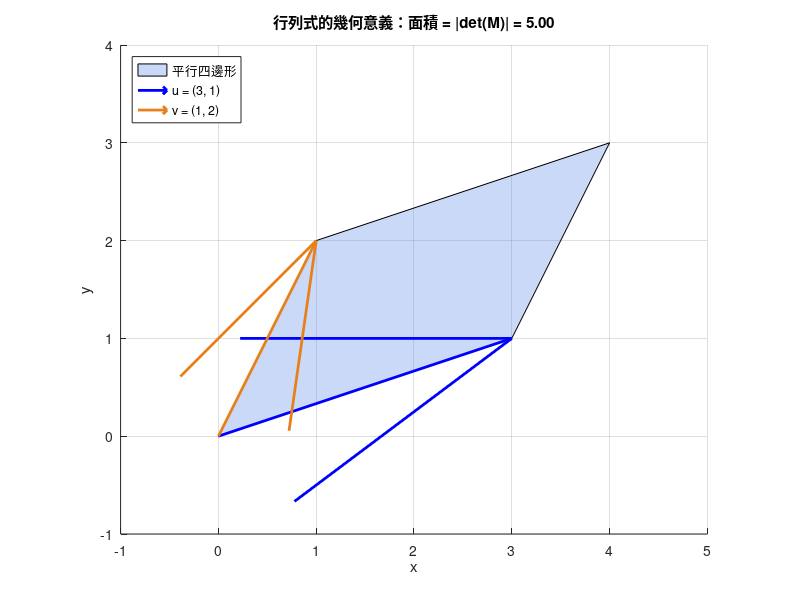
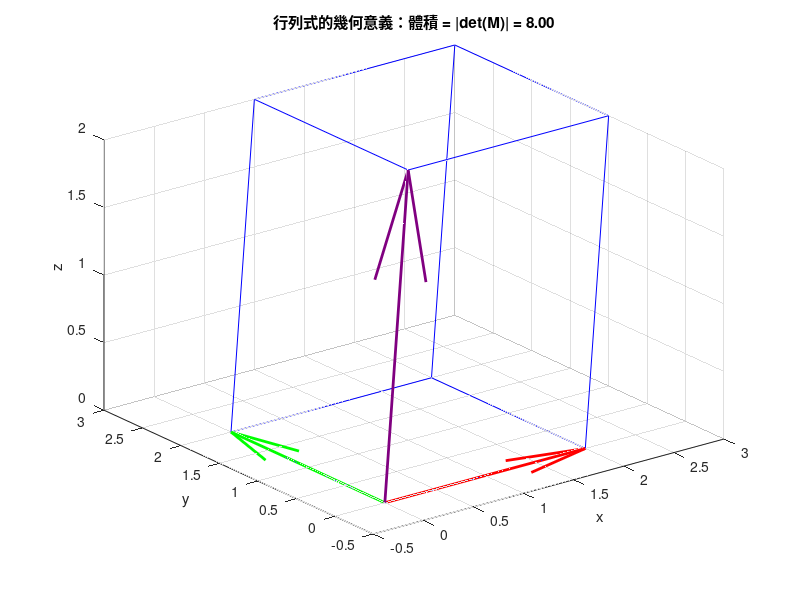

Reproduce these figures in MATLAB, in order.
% 注意：本檔案已使用 GNU Octave 10.2 實際執行驗證通過（輸出數值與同章 Python 版本一致）。
% 由於作者端目前沒有正版 MATLAB 授權，尚未在正式 MATLAB 環境中執行過；
% 語法均為標準 MATLAB 語法，理論上可直接執行，但仍建議你在 MATLAB 中重新執行一次以完全確認。
%
% 第 5 章：行列式（MATLAB 實作）
%
% 本腳本示範：
%   1. 2x2 行列式公式（ad - bc）
%   2. 3x3 行列式：手刻餘因子展開（cofactor expansion）並與內建 det() 比對驗證
%   3. 行列式的性質：列交換變號、某列乘常數、列的倍加不影響行列式、轉置行列式不變
%   4. det(A*B) = det(A) * det(B)
%   5. 行列式與可逆性的關係（det(A) = 0 <=> A 不可逆）
%   6. 行列式的幾何意義：2D 面積、3D 體積（含圖示）
%
% 執行方式：
%   run('ch05_determinants.m')
%
% 註：本檔案採用「function 檔案 + local function」寫法（函式名稱與檔名相同），
% 而非 MATLAB R2016b+ 才支援的「script 檔案內含 local function」寫法，
% 目的是同時相容於 MATLAB 與 GNU Octave。

function ch05_determinants()

clear; clc; close all;

% 圖片輸出資料夾（本章資料夾，與此 .m 檔案同層）
out_dir = fileparts(mfilename('fullpath'));

%% ------------------------------------------------------------------
%% 1. 2x2 行列式：ad - bc
%% ------------------------------------------------------------------
fprintf('%s\n', repmat('=', 1, 60));
fprintf('1. 2x2 行列式：ad - bc\n');
fprintf('%s\n', repmat('=', 1, 60));

A2 = [2 3; 1 4];
disp('矩陣 A2 =');
disp(A2);

a = A2(1,1); b = A2(1,2);
c = A2(2,1); d = A2(2,2);
det_manual_2x2 = a*d - b*c;
det_builtin_2x2 = det(A2);

fprintf('手算：det(A2) = a*d - b*c = %g*%g - %g*%g = %g\n', a, d, b, c, det_manual_2x2);
fprintf('MATLAB det(A2) = %g\n', det_builtin_2x2);
fprintf('兩者是否一致 (abs 差 < 1e-9): %d\n', abs(det_manual_2x2 - det_builtin_2x2) < 1e-9);

%% ------------------------------------------------------------------
%% 2. 3x3 行列式：手刻餘因子展開（cofactor expansion）
%% ------------------------------------------------------------------
fprintf('\n%s\n', repmat('=', 1, 60));
fprintf('2. 3x3 行列式：手刻餘因子展開（沿第一列展開）\n');
fprintf('%s\n', repmat('=', 1, 60));

A3 = [1 2 3; 0 4 5; 1 0 6];
disp('矩陣 A3 =');
disp(A3);

fprintf('\n沿第 1 列展開：\n');
det_manual_3x3 = cofactor_expansion_3x3(A3, 1);
fprintf('手算 det(A3) = %g\n', det_manual_3x3);

det_builtin_3x3 = det(A3);
fprintf('MATLAB det(A3) = %g\n', det_builtin_3x3);
fprintf('兩者是否一致 (abs 差 < 1e-9): %d\n', abs(det_manual_3x3 - det_builtin_3x3) < 1e-9);

% 驗證：沿第 2 行（column）展開也應得到相同結果
fprintf('\n驗證：沿第 2 行（column j=2）展開（對轉置矩陣沿第 2 列展開，等價於原矩陣沿第 2 行展開）：\n');
det_manual_3x3_col = cofactor_expansion_3x3(A3.', 2);
fprintf('沿第 2 行展開結果 = %g\n', det_manual_3x3_col);
fprintf('與 MATLAB det(A3) 是否一致 (abs 差 < 1e-9): %d\n', abs(det_manual_3x3_col - det_builtin_3x3) < 1e-9);

% 用遞迴版本交叉驗證 4x4 隨機整數矩陣
fprintf('\n以遞迴版餘因子展開交叉驗證 4x4 矩陣：\n');
rng(42);  % 固定亂數種子，方便重現
A4 = randi([-3, 3], 4, 4);
disp('矩陣 A4 =');
disp(A4);
det_manual_4x4 = cofactor_expansion_general(A4);
det_builtin_4x4 = det(A4);
fprintf('遞迴餘因子展開結果 = %g\n', det_manual_4x4);
fprintf('MATLAB det(A4) = %g\n', det_builtin_4x4);
fprintf('兩者是否一致 (abs 差 < 1e-6): %d\n', abs(det_manual_4x4 - det_builtin_4x4) < 1e-6);

%% ------------------------------------------------------------------
%% 3. 行列式的性質：列運算的影響
%% ------------------------------------------------------------------
fprintf('\n%s\n', repmat('=', 1, 60));
fprintf('3. 行列式的性質：列運算對行列式的影響\n');
fprintf('%s\n', repmat('=', 1, 60));

B = [2 1 0; 1 3 1; 0 1 2];
disp('矩陣 B =');
disp(B);
det_B = det(B);
fprintf('det(B) = %g\n', det_B);

% 性質 1：交換兩列，行列式變號
fprintf('\n性質 1：交換兩列 -> 行列式變號\n');
B_swap = B([2 1 3], :);  % 交換第 1、2 列
disp('交換第 1、2 列後的矩陣 =');
disp(B_swap);
det_B_swap = det(B_swap);
fprintf('det(B_swap) = %g\n', det_B_swap);
fprintf('det(B_swap) 是否等於 -det(B) (abs 差 < 1e-9): %d\n', abs(det_B_swap - (-det_B)) < 1e-9);

% 性質 2：某一列乘上常數 k，行列式也乘上 k
fprintf('\n性質 2：某一列乘上常數 k -> 行列式乘上 k\n');
k = 3;
B_scaled = B;
B_scaled(1, :) = B_scaled(1, :) * k;  % 只將第 1 列乘上 k
fprintf('將第 1 列乘上 k=%g 後的矩陣 =\n', k);
disp(B_scaled);
det_B_scaled = det(B_scaled);
fprintf('det(B_scaled) = %g\n', det_B_scaled);
fprintf('det(B_scaled) 是否等於 %g*det(B) (abs 差 < 1e-9): %d\n', k, abs(det_B_scaled - k*det_B) < 1e-9);

% 性質 3：某列加上另一列的倍數（列的倍加），行列式不變
fprintf('\n性質 3：列的倍加（row replacement）-> 行列式不變\n');
c2 = 5;
B_replace = B;
B_replace(2, :) = B_replace(2, :) + c2 * B_replace(1, :);  % 第 2 列 += c2 * 第 1 列
fprintf('將第 2 列加上 %g 倍第 1 列後的矩陣 =\n', c2);
disp(B_replace);
det_B_replace = det(B_replace);
fprintf('det(B_replace) = %g\n', det_B_replace);
fprintf('det(B_replace) 是否等於 det(B) (abs 差 < 1e-9): %d\n', abs(det_B_replace - det_B) < 1e-9);

% 性質 4：轉置矩陣的行列式不變
fprintf('\n性質 4：det(A^T) = det(A)\n');
det_B_T = det(B.');
fprintf('det(B^T) = %g\n', det_B_T);
fprintf('det(B^T) 是否等於 det(B) (abs 差 < 1e-9): %d\n', abs(det_B_T - det_B) < 1e-9);

% 性質 5：det(AB) = det(A) * det(B)
fprintf('\n性質 5：det(A*B) = det(A) * det(B)\n');
C = [1 0 2; 2 1 0; 0 1 1];
disp('矩陣 C =');
disp(C);
det_C = det(C);
fprintf('det(C) = %g\n', det_C);

BC = B * C;
det_BC = det(BC);
fprintf('det(B*C) = %g\n', det_BC);
fprintf('det(B) * det(C) = %g\n', det_B * det_C);
fprintf('det(BC) 是否等於 det(B)*det(C) (abs 差 < 1e-9): %d\n', abs(det_BC - det_B*det_C) < 1e-9);

%% ------------------------------------------------------------------
%% 4. 行列式與矩陣可逆性
%% ------------------------------------------------------------------
fprintf('\n%s\n', repmat('=', 1, 60));
fprintf('4. 行列式與矩陣可逆性：det(A)=0 <=> A 不可逆 <=> 各列線性相依\n');
fprintf('%s\n', repmat('=', 1, 60));

% 可逆矩陣範例
A_invertible = [2 1; 1 1];
det_invertible = det(A_invertible);
disp('矩陣 A_invertible =');
disp(A_invertible);
fprintf('det(A_invertible) = %g\n', det_invertible);
fprintf('是否可逆 (det ~= 0): %d\n', abs(det_invertible) > 1e-9);

% 不可逆矩陣範例：第二列是第一列的倍數（線性相依）
A_singular = [2 1; 4 2];  % 第 2 列 = 2 * 第 1 列
det_singular = det(A_singular);
fprintf('\n矩陣 A_singular（第 2 列 = 2 * 第 1 列，線性相依）=\n');
disp(A_singular);
fprintf('det(A_singular) = %g\n', det_singular);
fprintf('是否可逆 (det ~= 0): %d\n', abs(det_singular) > 1e-9);

% 嘗試對奇異矩陣求逆，MATLAB 會發出警告並回傳 Inf/NaN 元素（不會拋出例外）
fprintf('嘗試 inv(A_singular)（預期 MATLAB 會發出 "Matrix is singular" 警告）：\n');
inv_singular = inv(A_singular); %#ok<MINV>
disp(inv_singular);

%% ------------------------------------------------------------------
%% 5. 行列式的幾何意義：2D 面積
%% ------------------------------------------------------------------
fprintf('\n%s\n', repmat('=', 1, 60));
fprintf('5. 行列式的幾何意義：2D 平行四邊形面積\n');
fprintf('%s\n', repmat('=', 1, 60));

u = [3, 1];
v = [1, 2];
M_area = [u; v];  % 以 u, v 為列向量組成的矩陣

area_val = abs(det(M_area));
fprintf('向量 u = [%g, %g]\n', u(1), u(2));
fprintf('向量 v = [%g, %g]\n', v(1), v(2));
disp('以 u, v 為列的矩陣 M =');
disp(M_area);
fprintf('平行四邊形面積 = |det(M)| = %g\n', area_val);

fig1 = figure('Position', [100, 100, 600, 500]);
hold on;
origin = [0, 0];
parallelogram_x = [origin(1), u(1), u(1)+v(1), v(1), origin(1)];
parallelogram_y = [origin(2), u(2), u(2)+v(2), v(2), origin(2)];
fill(parallelogram_x, parallelogram_y, [0.3 0.5 0.9], 'FaceAlpha', 0.3);
quiver(origin(1), origin(2), u(1), u(2), 0, 'Color', 'b', 'LineWidth', 2, 'MaxHeadSize', 0.5);
quiver(origin(1), origin(2), v(1), v(2), 0, 'Color', [0.9 0.5 0.1], 'LineWidth', 2, 'MaxHeadSize', 0.5);
xlim([-1, 5]);
ylim([-1, 4]);
axis equal;
grid on;
xlabel('x');
ylabel('y');
title(sprintf('行列式的幾何意義：面積 = |det(M)| = %.2f', area_val));
legend({'平行四邊形', 'u = (3, 1)', 'v = (1, 2)'}, 'Location', 'northwest');
hold off;

fig1_path = fullfile(out_dir, 'det_area_matlab.png');
saveas(fig1, fig1_path);
fprintf('已儲存 2D 面積示意圖至: %s\n', fig1_path);
close(fig1);

%% ------------------------------------------------------------------
%% 6. 行列式的幾何意義：3D 體積
%% ------------------------------------------------------------------
fprintf('\n%s\n', repmat('=', 1, 60));
fprintf('6. 行列式的幾何意義：3D 平行六面體體積\n');
fprintf('%s\n', repmat('=', 1, 60));

p = [2, 0, 0];
q = [0, 2, 0];
r = [1, 1, 2];
M_volume = [p; q; r];

volume_val = abs(det(M_volume));
fprintf('向量 p = [%g, %g, %g]\n', p(1), p(2), p(3));
fprintf('向量 q = [%g, %g, %g]\n', q(1), q(2), q(3));
fprintf('向量 r = [%g, %g, %g]\n', r(1), r(2), r(3));
disp('以 p, q, r 為列的矩陣 M =');
disp(M_volume);
fprintf('平行六面體體積 = |det(M)| = %g\n', volume_val);

fig2 = figure('Position', [100, 100, 600, 500]);
hold on;
o = [0, 0, 0];
verts = [o; p; q; r; p+q; p+r; q+r; p+q+r];
% 依序連接平行六面體的 12 條邊
edges = [
    1 2; 1 3; 1 4;
    2 5; 2 6;
    3 5; 3 7;
    4 6; 4 7;
    5 8; 6 8; 7 8
];
for e = 1:size(edges, 1)
    pa = verts(edges(e,1), :);
    pb = verts(edges(e,2), :);
    plot3([pa(1) pb(1)], [pa(2) pb(2)], [pa(3) pb(3)], 'Color', 'b');
end
quiver3(o(1), o(2), o(3), p(1), p(2), p(3), 0, 'Color', 'r', 'LineWidth', 2);
quiver3(o(1), o(2), o(3), q(1), q(2), q(3), 0, 'Color', 'g', 'LineWidth', 2);
quiver3(o(1), o(2), o(3), r(1), r(2), r(3), 0, 'Color', [0.5 0 0.5], 'LineWidth', 2);
xlabel('x');
ylabel('y');
zlabel('z');
title(sprintf('行列式的幾何意義：體積 = |det(M)| = %.2f', volume_val));
grid on;
view(3);
hold off;

fig2_path = fullfile(out_dir, 'det_volume_matlab.png');
saveas(fig2, fig2_path);
fprintf('已儲存 3D 體積示意圖至: %s\n', fig2_path);
close(fig2);

fprintf('\n全部範例執行完畢。\n');

end % ch05_determinants（主函式結束）


%% ==================================================================
%% 本地函式（local functions）
%% ==================================================================

function d = cofactor_expansion_3x3(M, expand_row)
    % 手刻 3x3 行列式的餘因子展開（cofactor expansion）。
    %
    % 公式：沿第 i 列展開時，
    %     det(M) = sum_j M(i, j) * (-1)^(i+j) * det(minor(M, i, j))
    %
    % 本函式僅示範沿「某一列」展開（expand_row，MATLAB 為 1-based 索引），
    % 對於 3x3 矩陣，minor 是 2x2，可直接用 ad - bc 公式計算。
    i = expand_row;
    total = 0;
    for j = 1:3
        sub = minor_matrix(M, i, j);
        sub_det = sub(1,1)*sub(2,2) - sub(1,2)*sub(2,1);
        cofactor_sign = (-1)^(i + j);
        term = M(i, j) * cofactor_sign * sub_det;
        fprintf('  展開項 j=%d: M(%d,%d)=%g, 符號=(-1)^(%d+%d)=%+d, 子行列式 det(minor)=%g, 貢獻=%g\n', ...
            j, i, j, M(i,j), i, j, cofactor_sign, sub_det, term);
        total = total + term;
    end
    d = total;
end

function d = cofactor_expansion_general(M)
    % 遞迴版本的餘因子展開，可處理任意 n x n 矩陣（沿第 1 列展開）。
    n = size(M, 1);
    if n == 1
        d = M(1,1);
        return;
    end
    if n == 2
        d = M(1,1)*M(2,2) - M(1,2)*M(2,1);
        return;
    end
    total = 0;
    for j = 1:n
        sub = minor_matrix(M, 1, j);
        cofactor_sign = (-1)^(1 + j);
        total = total + M(1, j) * cofactor_sign * cofactor_expansion_general(sub);
    end
    d = total;
end

function sub = minor_matrix(M, i, j)
    % 回傳矩陣 M 刪除第 i 列、第 j 行後的子矩陣（minor 的基礎）。
    rows = true(1, size(M, 1));
    cols = true(1, size(M, 2));
    rows(i) = false;
    cols(j) = false;
    sub = M(rows, cols);
end
